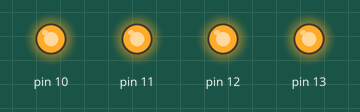
Simulated run of this sketch. Board: Arduino Uno, built with avr-gcc and run on an emulated ATmega328P. On the bench: output pins drawn as LEDs (lit = HIGH).

Above: at 0.05 s.
At 0.95 s:
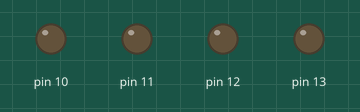
At 1.9 s:
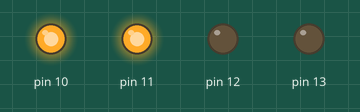
At 14.3 s:
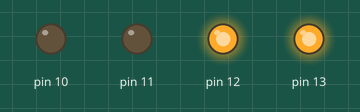
Timing chart, 0 to 14.8 s (numbered marks = the images above):
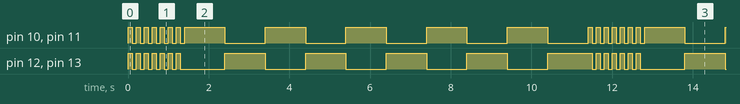

The sketch:

Program-04_Multi-LED-2.ino
```cpp
/*
  Program 4 LED dengan Perulangan FOR
  Program ini dibuat oleh ImNotDanish05

  Program menggunakan dua pola LED dengan jumlah pengulangan
  yang berbeda menggunakan perintah for.
*/

void setup()
{
  // Atur pin 10, 11, 12, dan 13 sebagai output LED
  pinMode(10, OUTPUT);
  pinMode(11, OUTPUT);
  pinMode(12, OUTPUT);
  pinMode(13, OUTPUT);
}

void pola1()
{
  // Ulangi pola 1 sebanyak 7 kali
  for (int i = 0; i < 7; i++)
  {
    // Matikan semua LED
    digitalWrite(10, HIGH);
    digitalWrite(11, HIGH);
    digitalWrite(12, HIGH);
    digitalWrite(13, HIGH);
    delay(100);

    // Nyalakan semua LED
    digitalWrite(10, LOW);
    digitalWrite(11, LOW);
    digitalWrite(12, LOW);
    digitalWrite(13, LOW);
    delay(100);
  }
}

void pola2()
{
  // Ulangi pola 2 sebanyak 5 kali
  for (int i = 0; i < 5; i++)
  {
    // Nyalakan LED 12 dan 13, matikan LED 10 dan 11
    digitalWrite(10, HIGH);
    digitalWrite(11, HIGH);
    digitalWrite(12, LOW);
    digitalWrite(13, LOW);
    delay(1000);

    // Nyalakan LED 10 dan 11, matikan LED 12 dan 13
    digitalWrite(10, LOW);
    digitalWrite(11, LOW);
    digitalWrite(12, HIGH);
    digitalWrite(13, HIGH);
    delay(1000);
  }
}

void loop()
{
  // Jalankan pola 1 lalu pola 2 secara berurutan
  pola1();
  pola2();
}
```

Measured:
- by itself, pin 10–13: moves between LOW and HIGH, repeating every 11.4 s
- by itself, everything shown: repeats every 11.4 s, in 24 steps
